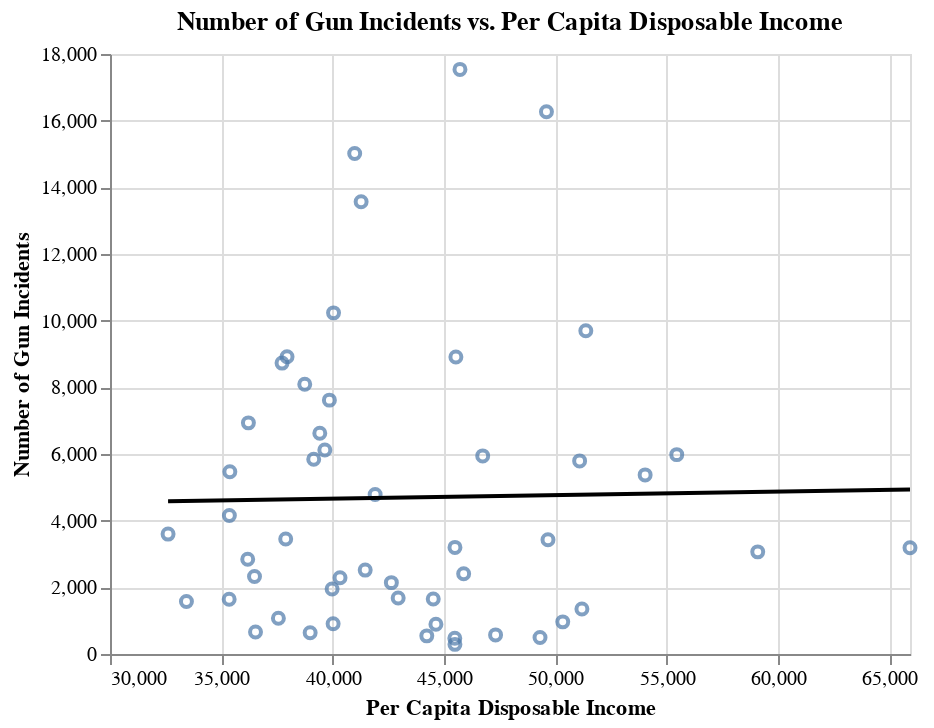

Vega-Lite specification stored for this chart:
### Vega-Lite specification from a JSON file in a GitHub repository (floating-point values rounded to 4 significant figures)
{"config": {"view": {"continuousWidth": 400, "continuousHeight": 300}}, "layer": [{"mark": "point", "encoding": {"x": {"type": "quantitative", "axis": {"title": "Per Capita Disposable Income"}, "field": "disp_income_per_cap", "scale": {"domain": [30000, 65930.0]}}, "y": {"type": "quantitative", "axis": {"title": "Number of Gun Incidents"}, "field": "n_incidents"}}, "title": "Number of Gun Incidents vs. Per Capita Disposable Income"}, {"mark": "line", "encoding": {"color": {"value": "black"}, "x": {"type": "quantitative", "axis": {"title": "Per Capita Disposable Income"}, "field": "disp_income_per_cap", "scale": {"domain": [30000, 65930.0]}}, "y": {"type": "quantitative", "axis": {"title": "Number of Gun Incidents"}, "field": "n_incidents"}}, "title": "Number of Gun Incidents vs. Per Capita Disposable Income", "transform": [{"on": "disp_income_per_cap", "regression": "n_incidents"}]}], "data": {"name": "data-bc30c81a523db1e5dc2f9115a7e8e799"}, "$schema": "https://vega.github.io/schema/vega-lite/v4.8.1.json", "datasets": {"data-bc30c81a523db1e5dc2f9115a7e8e799": [{"state": "Alabama", "n_incidents": 5469, "st": 1, "stusps": "AL", "pop_est": 4863525, "n_licensees": 1515, "disp_income_per_cap": 35380.0}, {"state": "Alaska", "n_incidents": 1349, "st": 2, "stusps": "AK", "pop_est": 741456, "n_licensees": 709, "disp_income_per_cap": 51190.0}, {"state": "Arizona", "n_incidents": 2323, "st": 4, "stusps": "AZ", "pop_est": 6941072, "n_licensees": 2251, "disp_income_per_cap": 36490.0}, {"state": "Arkansas", "n_incidents": 2842, "st": 5, "stusps": "AR", "pop_est": 2989918, "n_licensees": 1528, "disp_income_per_cap": 36180.0}, {"state": "California", "n_incidents": 16267, "st": 6, "stusps": "CA", "pop_est": 39167117, "n_licensees": 3021, "disp_income_per_cap": 49600.0}, {"state": "Colorado", "n_incidents": 3198, "st": 8, "stusps": "CO", "pop_est": 5539215, "n_licensees": 2114, "disp_income_per_cap": 45490.0}, {"state": "Connecticut", "n_incidents": 3064, "st": 9, "stusps": "CT", "pop_est": 3578141, "n_licensees": 661, "disp_income_per_cap": 59090.0}, {"state": "Delaware", "n_incidents": 1682, "st": 10, "stusps": "DE", "pop_est": 948921, "n_licensees": 142, "disp_income_per_cap": 42940.0}, {"state": "District of Columbia", "n_incidents": 3189, "st": 11, "stusps": "DC", "pop_est": 685815, "n_licensees": 8, "disp_income_per_cap": 65930.0}, {"state": "Florida", "n_incidents": 15016, "st": 12, "stusps": "FL", "pop_est": 20613477, "n_licensees": 3913, "disp_income_per_cap": 40990.0}, {"state": "Georgia", "n_incidents": 8919, "st": 13, "stusps": "GA", "pop_est": 10301890, "n_licensees": 2374, "disp_income_per_cap": 37950.0}, {"state": "Hawaii", "n_incidents": 289, "st": 15, "stusps": "HI", "pop_est": 1427559, "n_licensees": 114, "disp_income_per_cap": 45490.0}, {"state": "Idaho", "n_incidents": 661, "st": 16, "stusps": "ID", "pop_est": 1682380, "n_licensees": 1146, "disp_income_per_cap": 36540.0}, {"state": "Illinois", "n_incidents": 17538, "st": 17, "stusps": "IL", "pop_est": 12820527, "n_licensees": 2464, "disp_income_per_cap": 45720.0}, {"state": "Indiana", "n_incidents": 5845, "st": 18, "stusps": "IN", "pop_est": 6634304, "n_licensees": 1754, "disp_income_per_cap": 39150.0}, {"state": "Iowa", "n_incidents": 2517, "st": 19, "stusps": "IA", "pop_est": 3131371, "n_licensees": 1525, "disp_income_per_cap": 41460.0}, {"state": "Kansas", "n_incidents": 2141, "st": 20, "stusps": "KS", "pop_est": 2910844, "n_licensees": 1348, "disp_income_per_cap": 42640.0}, {"state": "Kentucky", "n_incidents": 4154, "st": 21, "stusps": "KY", "pop_est": 4438182, "n_licensees": 1699, "disp_income_per_cap": 35360.0}, {"state": "Louisiana", "n_incidents": 8094, "st": 22, "stusps": "LA", "pop_est": 4678135, "n_licensees": 1461, "disp_income_per_cap": 38750.0}, {"state": "Maine", "n_incidents": 907, "st": 23, "stusps": "ME", "pop_est": 1331317, "n_licensees": 632, "disp_income_per_cap": 40020.0}, {"state": "Maryland", "n_incidents": 5793, "st": 24, "stusps": "MD", "pop_est": 6003323, "n_licensees": 702, "disp_income_per_cap": 51090.0}, {"state": "Massachusetts", "n_incidents": 5981, "st": 25, "stusps": "MA", "pop_est": 6823608, "n_licensees": 599, "disp_income_per_cap": 55450.0}, {"state": "Michigan", "n_incidents": 6122, "st": 26, "stusps": "MI", "pop_est": 9950571, "n_licensees": 2588, "disp_income_per_cap": 39650.0}, {"state": "Minnesota", "n_incidents": 2406, "st": 27, "stusps": "MN", "pop_est": 5522744, "n_licensees": 1736, "disp_income_per_cap": 45880.0}, {"state": "Mississippi", "n_incidents": 3597, "st": 28, "stusps": "MS", "pop_est": 2987938, "n_licensees": 1130, "disp_income_per_cap": 32610.0}, {"state": "Missouri", "n_incidents": 6621, "st": 29, "stusps": "MO", "pop_est": 6087135, "n_licensees": 2691, "disp_income_per_cap": 39420.0}, {"state": "Montana", "n_incidents": 638, "st": 30, "stusps": "MT", "pop_est": 1040859, "n_licensees": 1297, "disp_income_per_cap": 38990.0}, {"state": "Nebraska", "n_incidents": 1650, "st": 31, "stusps": "NE", "pop_est": 1905616, "n_licensees": 841, "disp_income_per_cap": 44520.0}, {"state": "Nevada", "n_incidents": 1951, "st": 32, "stusps": "NV", "pop_est": 2917563, "n_licensees": 772, "disp_income_per_cap": 39980.0}, {"state": "New Hampshire", "n_incidents": 964, "st": 33, "stusps": "NH", "pop_est": 1342307, "n_licensees": 608, "disp_income_per_cap": 50330.0}, {"state": "New Jersey", "n_incidents": 5373, "st": 34, "stusps": "NJ", "pop_est": 8870827, "n_licensees": 400, "disp_income_per_cap": 54030.0}, {"state": "New Mexico", "n_incidents": 1643, "st": 35, "stusps": "NM", "pop_est": 2091630, "n_licensees": 821, "disp_income_per_cap": 35350.0}, {"state": "New York", "n_incidents": 9696, "st": 36, "stusps": "NY", "pop_est": 19633428, "n_licensees": 2033, "disp_income_per_cap": 51370.0}, {"state": "North Carolina", "n_incidents": 8727, "st": 37, "stusps": "NC", "pop_est": 10154788, "n_licensees": 2910, "disp_income_per_cap": 37730.0}, {"state": "North Dakota", "n_incidents": 573, "st": 38, "stusps": "ND", "pop_est": 754434, "n_licensees": 509, "disp_income_per_cap": 47320.0}, {"state": "Ohio", "n_incidents": 10234, "st": 39, "stusps": "OH", "pop_est": 11634370, "n_licensees": 2973, "disp_income_per_cap": 40040.0}, {"state": "Oklahoma", "n_incidents": 3449, "st": 40, "stusps": "OK", "pop_est": 3926331, "n_licensees": 1849, "disp_income_per_cap": 37890.0}, {"state": "Oregon", "n_incidents": 2286, "st": 41, "stusps": "OR", "pop_est": 4089976, "n_licensees": 1697, "disp_income_per_cap": 40330.0}, {"state": "Pennsylvania", "n_incidents": 8909, "st": 42, "stusps": "PA", "pop_est": 12782275, "n_licensees": 3114, "disp_income_per_cap": 45530.0}, {"state": "Rhode Island", "n_incidents": 893, "st": 44, "stusps": "RI", "pop_est": 1056770, "n_licensees": 115, "disp_income_per_cap": 44640.0}, {"state": "South Carolina", "n_incidents": 6934, "st": 45, "stusps": "SC", "pop_est": 4957968, "n_licensees": 1332, "disp_income_per_cap": 36220.0}, {"state": "South Dakota", "n_incidents": 544, "st": 46, "stusps": "SD", "pop_est": 862996, "n_licensees": 611, "disp_income_per_cap": 44230.0}, {"state": "Tennessee", "n_incidents": 7616, "st": 47, "stusps": "TN", "pop_est": 6646010, "n_licensees": 1853, "disp_income_per_cap": 39850.0}, {"state": "Texas", "n_incidents": 13566, "st": 48, "stusps": "TX", "pop_est": 27914410, "n_licensees": 7795, "disp_income_per_cap": 41280.0}, {"state": "Utah", "n_incidents": 1071, "st": 49, "stusps": "UT", "pop_est": 3041868, "n_licensees": 1136, "disp_income_per_cap": 37560.0}, {"state": "Vermont", "n_incidents": 472, "st": 50, "stusps": "VT", "pop_est": 623657, "n_licensees": 371, "disp_income_per_cap": 45480.0}, {"state": "Virginia", "n_incidents": 5943, "st": 51, "stusps": "VA", "pop_est": 8410106, "n_licensees": 2082, "disp_income_per_cap": 46740.0}, {"state": "Washington", "n_incidents": 3430, "st": 53, "stusps": "WA", "pop_est": 7294771, "n_licensees": 1467, "disp_income_per_cap": 49670.0}, {"state": "West Virginia", "n_incidents": 1573, "st": 54, "stusps": "WV", "pop_est": 1831023, "n_licensees": 1079, "disp_income_per_cap": 33430.0}, {"state": "Wisconsin", "n_incidents": 4786, "st": 55, "stusps": "WI", "pop_est": 5772628, "n_licensees": 1872, "disp_income_per_cap": 41910.0}, {"state": "Wyoming", "n_incidents": 494, "st": 56, "stusps": "WY", "pop_est": 584215, "n_licensees": 733, "disp_income_per_cap": 49310.0}]}}
